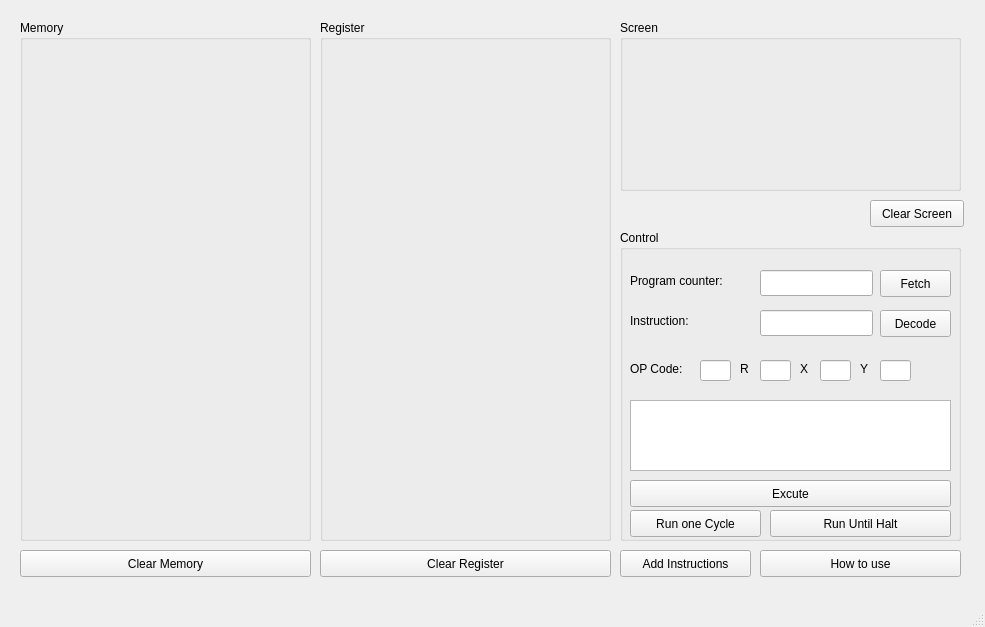
<?xml version="1.0" encoding="UTF-8"?>
<ui version="4.0">
 <class>MainWindow</class>
 <widget class="QMainWindow" name="MainWindow">
  <property name="geometry">
   <rect>
    <x>0</x>
    <y>0</y>
    <width>985</width>
    <height>627</height>
   </rect>
  </property>
  <property name="windowTitle">
   <string>MainWindow</string>
  </property>
  <widget class="QWidget" name="centralwidget">
   <widget class="QPushButton" name="openInstructionButton">
    <property name="geometry">
     <rect>
      <x>620</x>
      <y>550</y>
      <width>131</width>
      <height>27</height>
     </rect>
    </property>
    <property name="text">
     <string>Add Instructions</string>
    </property>
   </widget>
   <widget class="QGroupBox" name="groupBox">
    <property name="geometry">
     <rect>
      <x>20</x>
      <y>20</y>
      <width>291</width>
      <height>521</height>
     </rect>
    </property>
    <property name="title">
     <string>Memory</string>
    </property>
   </widget>
   <widget class="QGroupBox" name="groupBox_2">
    <property name="geometry">
     <rect>
      <x>320</x>
      <y>20</y>
      <width>291</width>
      <height>521</height>
     </rect>
    </property>
    <property name="title">
     <string>Register</string>
    </property>
   </widget>
   <widget class="QGroupBox" name="groupBox_3">
    <property name="geometry">
     <rect>
      <x>620</x>
      <y>20</y>
      <width>341</width>
      <height>171</height>
     </rect>
    </property>
    <property name="title">
     <string>Screen</string>
    </property>
   </widget>
   <widget class="QPushButton" name="pushButton_2">
    <property name="geometry">
     <rect>
      <x>20</x>
      <y>550</y>
      <width>291</width>
      <height>27</height>
     </rect>
    </property>
    <property name="text">
     <string>Clear Memory</string>
    </property>
   </widget>
   <widget class="QPushButton" name="pushButton_3">
    <property name="geometry">
     <rect>
      <x>320</x>
      <y>550</y>
      <width>291</width>
      <height>27</height>
     </rect>
    </property>
    <property name="text">
     <string>Clear Register</string>
    </property>
   </widget>
   <widget class="QPushButton" name="pushButton">
    <property name="geometry">
     <rect>
      <x>870</x>
      <y>200</y>
      <width>94</width>
      <height>27</height>
     </rect>
    </property>
    <property name="text">
     <string>Clear Screen</string>
    </property>
   </widget>
   <widget class="QGroupBox" name="groupBox_4">
    <property name="geometry">
     <rect>
      <x>620</x>
      <y>230</y>
      <width>341</width>
      <height>311</height>
     </rect>
    </property>
    <property name="title">
     <string>Control</string>
    </property>
    <widget class="QPushButton" name="excuteButton">
     <property name="geometry">
      <rect>
       <x>10</x>
       <y>250</y>
       <width>321</width>
       <height>27</height>
      </rect>
     </property>
     <property name="text">
      <string>Excute</string>
     </property>
    </widget>
    <widget class="QPushButton" name="decodeButton">
     <property name="geometry">
      <rect>
       <x>260</x>
       <y>80</y>
       <width>71</width>
       <height>27</height>
      </rect>
     </property>
     <property name="text">
      <string>Decode</string>
     </property>
    </widget>
    <widget class="QPushButton" name="fetchButton">
     <property name="geometry">
      <rect>
       <x>260</x>
       <y>40</y>
       <width>71</width>
       <height>27</height>
      </rect>
     </property>
     <property name="text">
      <string>Fetch</string>
     </property>
    </widget>
    <widget class="QLabel" name="label">
     <property name="geometry">
      <rect>
       <x>10</x>
       <y>30</y>
       <width>131</width>
       <height>41</height>
      </rect>
     </property>
     <property name="text">
      <string>Program counter:</string>
     </property>
    </widget>
    <widget class="QLineEdit" name="lineEdit">
     <property name="geometry">
      <rect>
       <x>140</x>
       <y>40</y>
       <width>113</width>
       <height>26</height>
      </rect>
     </property>
    </widget>
    <widget class="QLineEdit" name="lineEdit_2">
     <property name="geometry">
      <rect>
       <x>140</x>
       <y>80</y>
       <width>113</width>
       <height>26</height>
      </rect>
     </property>
    </widget>
    <widget class="QLabel" name="label_2">
     <property name="geometry">
      <rect>
       <x>10</x>
       <y>70</y>
       <width>131</width>
       <height>41</height>
      </rect>
     </property>
     <property name="text">
      <string>Instruction:</string>
     </property>
    </widget>
    <widget class="QLabel" name="label_3">
     <property name="geometry">
      <rect>
       <x>10</x>
       <y>130</y>
       <width>71</width>
       <height>18</height>
      </rect>
     </property>
     <property name="text">
      <string>OP Code:</string>
     </property>
    </widget>
    <widget class="QLineEdit" name="lineEdit_3">
     <property name="geometry">
      <rect>
       <x>80</x>
       <y>130</y>
       <width>31</width>
       <height>21</height>
      </rect>
     </property>
    </widget>
    <widget class="QTextEdit" name="textEdit">
     <property name="geometry">
      <rect>
       <x>10</x>
       <y>170</y>
       <width>321</width>
       <height>71</height>
      </rect>
     </property>
    </widget>
    <widget class="QLabel" name="label_4">
     <property name="geometry">
      <rect>
       <x>120</x>
       <y>130</y>
       <width>21</width>
       <height>18</height>
      </rect>
     </property>
     <property name="text">
      <string>R</string>
     </property>
    </widget>
    <widget class="QLineEdit" name="lineEdit_7">
     <property name="geometry">
      <rect>
       <x>140</x>
       <y>130</y>
       <width>31</width>
       <height>21</height>
      </rect>
     </property>
    </widget>
    <widget class="QLineEdit" name="lineEdit_12">
     <property name="geometry">
      <rect>
       <x>200</x>
       <y>130</y>
       <width>31</width>
       <height>21</height>
      </rect>
     </property>
    </widget>
    <widget class="QLabel" name="label_13">
     <property name="geometry">
      <rect>
       <x>180</x>
       <y>130</y>
       <width>21</width>
       <height>18</height>
      </rect>
     </property>
     <property name="text">
      <string>X</string>
     </property>
    </widget>
    <widget class="QLineEdit" name="lineEdit_13">
     <property name="geometry">
      <rect>
       <x>260</x>
       <y>130</y>
       <width>31</width>
       <height>21</height>
      </rect>
     </property>
    </widget>
    <widget class="QLabel" name="label_14">
     <property name="geometry">
      <rect>
       <x>240</x>
       <y>130</y>
       <width>21</width>
       <height>18</height>
      </rect>
     </property>
     <property name="text">
      <string>Y</string>
     </property>
    </widget>
    <widget class="QPushButton" name="pushButton_5">
     <property name="geometry">
      <rect>
       <x>10</x>
       <y>280</y>
       <width>131</width>
       <height>27</height>
      </rect>
     </property>
     <property name="text">
      <string>Run one Cycle</string>
     </property>
    </widget>
    <widget class="QPushButton" name="pushButton_6">
     <property name="geometry">
      <rect>
       <x>150</x>
       <y>280</y>
       <width>181</width>
       <height>27</height>
      </rect>
     </property>
     <property name="text">
      <string>Run Until Halt</string>
     </property>
    </widget>
   </widget>
   <widget class="QPushButton" name="pushButton_4">
    <property name="geometry">
     <rect>
      <x>760</x>
      <y>550</y>
      <width>201</width>
      <height>27</height>
     </rect>
    </property>
    <property name="text">
     <string>How to use</string>
    </property>
   </widget>
  </widget>
  <widget class="QMenuBar" name="menubar">
   <property name="geometry">
    <rect>
     <x>0</x>
     <y>0</y>
     <width>985</width>
     <height>23</height>
    </rect>
   </property>
  </widget>
  <widget class="QStatusBar" name="statusbar"/>
 </widget>
 <resources/>
 <connections/>
</ui>
